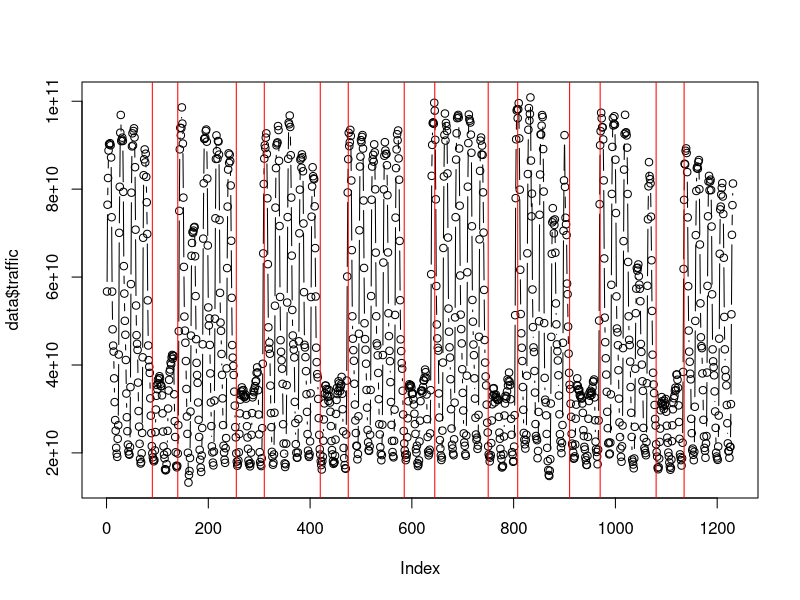
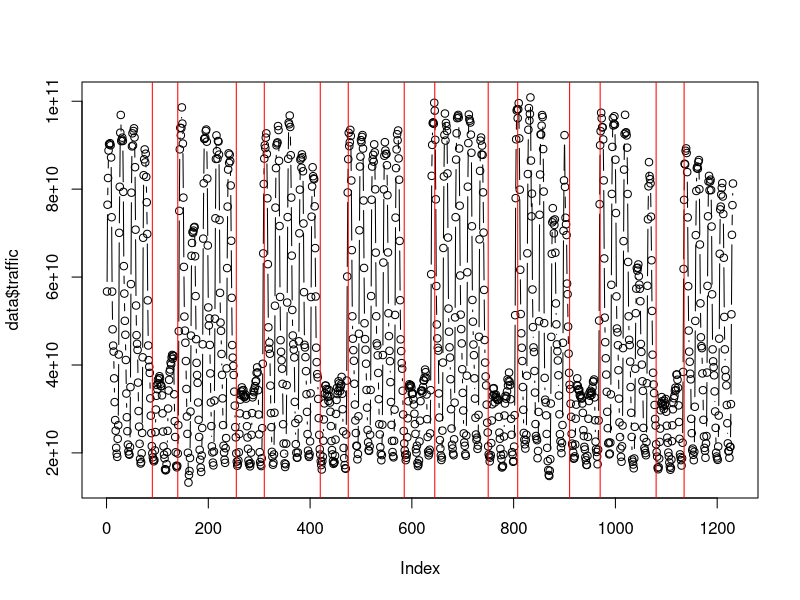

These charts were generated, in order, by the following R code:
chps <- c(90, 140, 255, 310, 420, 475, 585, 645, 750, 808, 910, 970, 1080, 1135)

data <- read.table("./data/internet-traffic-data-in-bits-fr.csv", sep = ",", header = TRUE)

data$traffic <- as.numeric(data$Internet.traffic.data..in.bits..from.a.private.ISP.with.centres.in.11.European.cities..The.data.corresponds.to.a.transatlantic.link.and.was.collected.from.06.57.hours.on.7.June.to.11.17.hours.on.31.July.2005..Hourly.data.)

plot(data$traffic, type = 'b')
abline(v=chps, col="red")

write.table(data$traffic, file="./data/sigInternetTraffic.dat", row.names = FALSE, col.names = FALSE)

write.table(chps, file="./data/changesInternetTraffic.dat", row.names = FALSE, col.names = FALSE)
png("./data/sigWithChangesInternetTraffic.PNG")
plot(data$traffic, type = 'b')
abline(v=chps, col="red")
dev.off()
